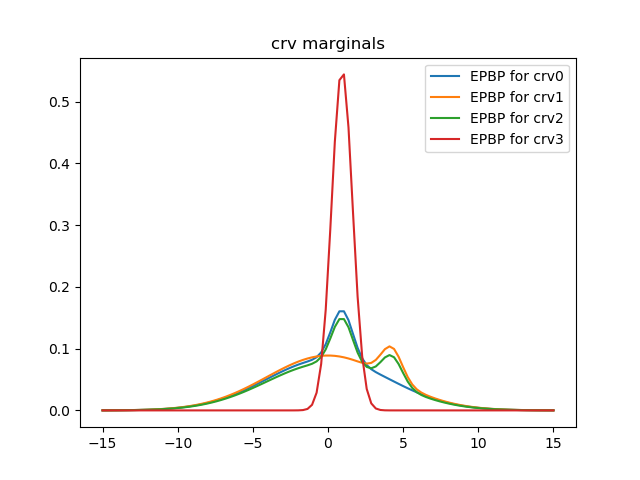

The script that drew this image:
import utils

utils.set_path(('..', '../gibbs'))
from RelationalGraph import *
from MLNPotential import *
from Potential import QuadraticPotential, TablePotential, HybridQuadraticPotential
from EPBPLogVersion import EPBP
# from OneShot import OneShot, LiftedOneShot
# from CompressedGraphSorted import CompressedGraphSorted
import numpy as np
import time

# from copy import copy

seed = 3
utils.set_seed(seed)

from KLDivergence import kl_continuous_logpdf

num_x = 4
num_y = 2

X = []
for x in range(num_x):
    X.append(f'x{x}')
Y = []
for y in range(num_y):
    Y.append(f'y{y}')
S = ['T1', 'T2', 'T3']

domain_bool = Domain((0, 1))
domain_real = Domain((-15, 15), continuous=True, integral_points=linspace(-15, 15, 20))

lv_x = LV(X)
lv_y = LV(X)
lv_s = LV(S)
lv_s2 = LV(S)

atom_A = Atom(domain_real, logical_variables=(lv_x,), name='A')
atom_B = Atom(domain_real, logical_variables=(lv_s,), name='B')
atom_C = Atom(domain_bool, logical_variables=(lv_x, lv_s), name='C')
atom_C2 = Atom(domain_bool, logical_variables=(lv_y, lv_s2), name='C')
atom_D = Atom(domain_bool, logical_variables=(lv_x, lv_y), name='D')

f1 = ParamF(  # disc
    MLNPotential(lambda x: imp_op(x[0] * x[1], x[2]), w=0.1),
    nb=(atom_D, atom_C, atom_C2),
    constrain=lambda sub: (sub[lv_s] == 'T1' and sub[lv_s2] == 'T1') or (sub[lv_s] == 'T1' and sub[lv_s2] == 'T2')
)

w_h = 1  # the stronger the more multi-modal things tend to be
f2 = ParamF(  # hybrid
    MLNPotential(lambda x: x[0] * eq_op(x[1], x[2]), w=w_h),
    nb=(atom_C, atom_A, atom_B)
)
equiv_hybrid_pot = HybridQuadraticPotential(
    A=w_h * np.array([np.array([[0., 0], [0, 0]]), np.array([[-1., 1.], [1., -1.]])]),
    b=w_h * np.array([[0., 0.], [0., 0.]]),
    c=w_h * np.array([0., 0.])
)  # equals 0 if x[0]==0, equals -(x[1]-x[1])^2 if x[0]==1

prior_strength = 0.01
f3 = ParamF(  # cont
    QuadraticPotential(A=-prior_strength * (np.eye(2)), b=np.array([0., 0.]), c=0.),
    nb=[atom_A, atom_B]
)  # needed to ensure normalizability; model will be indefinite when all discrete nodes are 0

rel_g = RelationalGraphSorted()
rel_g.atoms = (atom_A, atom_B, atom_C, atom_D)
rel_g.param_factors = (f1, f2, f3)
rel_g.init_nb()

data = dict()
num_tests = 1

import matplotlib.pyplot as plt

plt.figure()
xs = np.linspace(domain_real.values[0], domain_real.values[1], 100)

for test_num in range(num_tests):
    test_seed = seed + test_num

    # regenerate/reload evidence
    data.clear()
    B_vals = np.random.normal(loc=0, scale=10, size=len(S))  # special treatment for the story
    # B_vals = np.random.uniform(low=domain_real.values[0], high=domain_real.values[1], size=len(S))
    # B_vals = [-14, 2, 20]
    for i, s in enumerate(S):
        data[('B', s)] = B_vals[i]

    for x in X:
        for y in X:
            if x != y:
                data[('D', x, y)] = np.random.randint(2)

    evidence_ratio = 0.5
    x_idx = np.random.choice(len(X), int(len(X) * evidence_ratio), replace=False)
    for i in x_idx:
        data['C', X[i], 'T1'] = np.random.randint(2)

    x_idx = np.random.choice(len(X), int(len(X) * evidence_ratio), replace=False)
    for i in x_idx:
        data['C', X[i], 'T2'] = np.random.randint(2)

    x_idx = np.random.choice(len(X), int(len(X) * evidence_ratio), replace=False)
    for i in x_idx:
        data['C', X[i], 'T3'] = np.random.randint(2)

    print(data)

    rel_g.data = data
    g, rvs_table = rel_g.grounded_graph()

    print('factors with duplicate nbrs:', )
    print([f.nb for f in g.factors_list if len(f.nb) != len(set(f.nb))])

    # labels of query nodes
    key_list = list()
    for x_ in X:
        if ('A', x_) not in data:
            key_list.append(('A', x_))
    query_rvs = [rvs_table[key] for key in key_list]

    print('number of rvs', len(g.rvs))
    print('num drvs', len([rv for rv in g.rvs if rv.domain_type[0] == 'd']))
    print('num crvs', len([rv for rv in g.rvs if rv.domain_type[0] == 'c']))
    print('number of factors', len(g.factors))
    print('number of evidence', len(data))
    #
    # obs_rvs = [v for v in g.rvs if v.value is not None]
    # evidence = {rv: rv.value for rv in obs_rvs}
    # cond_g = utils.get_conditional_mrf(g.factors_list, g.rvs,
    #                                    evidence)  # this will also condition log_potential_funs
    #
    # print('cond number of rvs', len(cond_g.rvs))
    # print('cond num drvs', len([rv for rv in cond_g.rvs if rv.domain_type[0] == 'd']))
    # print('cond num crvs', len([rv for rv in cond_g.rvs if rv.domain_type[0] == 'c']))

    algo_name = 'EPBP'
    bp = EPBP(g, n=20, proposal_approximation='simple')
    start_time = time.process_time()
    start_wall_time = time.time()
    bp.run(10, log_enable=False)
    cpu_time = time.process_time() - start_time
    wall_time = time.time() - start_wall_time

    # temp storage
    mmap = np.zeros(len(query_rvs))
    obj = -1

    for i, rv in enumerate(query_rvs):
        mmap[i] = bp.map(rv)
        marg_logpdf = lambda x: bp.belief(x, rv, log_belief=True)  # probly slightly faster if not plotting
        # marg_logpdf = utils.curry_epbp_belief(bp, rv, log_belief=True)
        assert rv.domain_type[0] == 'c', 'only looking at kl for cnode queries for now'
        # lb, ub = -np.inf, np.inf
        lb, ub = rv.domain.values[0], rv.domain.values[1]
        # marg_kl = max(0, kl_continuous_logpdf(log_p=baseline_margs[i], log_q=margs[i], a=lb, b=ub))

        plt.plot(xs, [bp.belief(x, rv) for x in xs], label=f'{algo_name} for crv{i}')

    print('mmap pred', mmap)

plt.legend(loc='best')
plt.title('crv marginals')
# plt.show()
save_name = __file__.split('.py')[0]
plt.savefig('%s.png' % save_name)

print('######################')
from collections import OrderedDict
#
# avg_records = OrderedDict()
# for algo_name in algo_names:
#     record = records[algo_name]
#     avg_record = OrderedDict()
#     for record_field in record_fields:
#         avg_record[record_field] = (np.mean(record[record_field]), np.std(record[record_field]))
#     avg_records[algo_name] = avg_record
#
# from pprint import pprint
#
# for key, value in avg_records.items():
#     print(key + ':')
#     pprint(dict(value))
# # import json
# # output = json.dumps(avg_records, indent=0, sort_keys=True)
